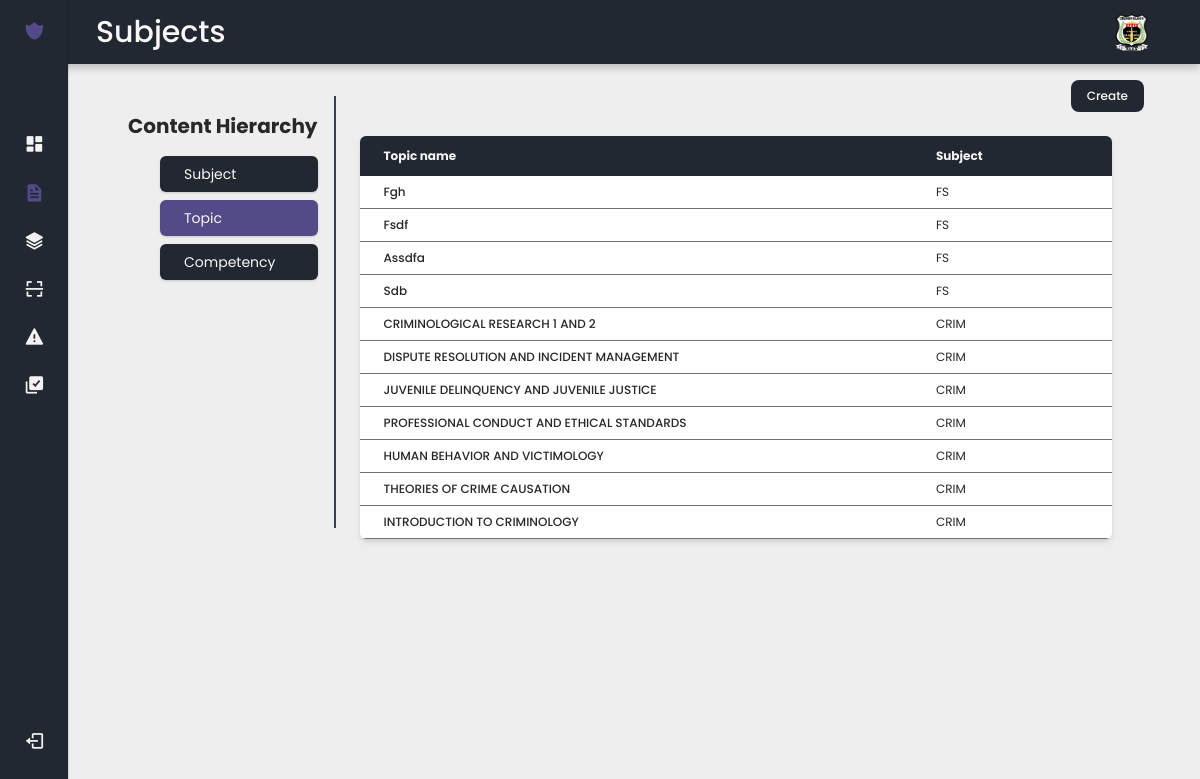
The page /masterfile/topic/ (signed in) on the database its author committed.
### criminology/models.py (models this page shows, shortened)
class Topic(models.Model):
  id = models.AutoField(primary_key=True)
  subject_topic = models.ForeignKey(Subject, on_delete=models.CASCADE)
  topic_name = models.CharField(max_length=200)
  @property
  def subjectcode(self):
    return self.subject_topic.subject_code

class Subject(models.Model):
  id = models.AutoField(primary_key=True)
  subject_name = models.CharField(max_length=50)
  subject_code = models.CharField(max_length=10, null=True)
  subject_pw = models.IntegerField(default=0)

### criminology/views.py (the view)
# urls.py: path('masterfile/topic/', views.modulestopic, name='modulestopic'),
@login_required(login_url='loginpage')
def modulestopic(request):
    topics = Topic.objects.all().order_by('-id')
    subjects = Subject.objects.all()
    context = {'topics' : topics,
               'subjects' : subjects}
    return render(request, 'assets/masterfilesubject_topic.html', context)

### templates/assets/masterfilesubject_topic.html (shortened to what this page needs)
{% extends "base.html" %}
{% block content %}
{% load static %}
  {% include "includes/modulesnav.html" %}
  <div class="w-full h-full px-6 py-6" id="topicmoduletable">
    <div class="mx-4 my-4 ">
      <div
        hx-get="{% url 'modules_create_topic' %}"
        hx-trigger="click"
        hx-target="#topicmoduletable"
        >
        <button id="btns" type="button" class="text-title-color bg-blue-500 hover:bg-blue-600 font-medium text-xs px-4 py-2 rounded-lg absolute top-0 right-0 mt-2 mr-2">
          Create
        </button>
      </div>
    </div>
      <div class="overflow-x-auto shadow-md sm:rounded-md table-container">
        <table class="w-full text-sm text-left rtl:text-right text-gray-500 dark:text-gray-400">
          <thead class="text-xs dark:text-gray-400 sticky-header">
            <tr>
              <th scope="col" class="flex-1 px-6 py-3">
                Topic name
              </th>
              <th scope="col" class="w-1/4 px-3 py-3">
                Subject
              </th>
            </tr>
          </thead>
          <tbody class="text-xs overflow-y-auto max-h-[300px]" id="restrict_body">
            {% for topic in topics %}
              <tr class="hover-row border-b border-gray-500 dark:border-gray-200 whitespace-no-wrap " onclick="window.location='{% url 'modulestopicupdate' topic.id %}';" style="cursor: pointer;">
                <td class="px-6 py-2 font-medium dark:text-gray-400" style="white-space: nowrap;">
                  {{ topic.topic_name|capfirst|truncatechars:80 }}
                </td>
                <td class="px-3 py-2 dark:text-gray-400" style="white-space: nowrap;">
                  {{ topic.subjectcode|truncatechars:25 }}
                </td>
              </tr>
            {% endfor %}
          </tbody>
        </table>
      </div>
    </div>
  </div>
{% endblock content %}

### static/css/main.css (style rules this page uses)
:root { --header-height: 3.5rem; --nav-width: 219px; --buttons-color: #534a88; --title-color: #F9F7F7; --text-color-light: #f3f3f3; --nav__dropdown-collapse:#2a313b; --text-color-dark: #282729; --body-color: #EEEEEE; --container-color: #222831; --body-font: 'Poppins', sans-serif; --normal-font-size: .938rem; --small-font-size: .75rem; --smaller-font-size: .75rem; --font-medium: 500; --font-semi-bold: 600; --font-large: 700; --z-fixed: 100; }
@media screen and (min-width: 1024px) { :root { --normal-font-size: 1rem; --small-font-size: .875rem; --smaller-font-size: .813rem; } }
#body { margin: var(--header-height) 0 0 0; padding: 1rem 1rem 0; font-family: var(--body-font); font-size: var(--normal-font-size); background-color: var(--body-color); color: var(--title-color); }
#cardbody, #bar_chart_body, #restrict_body, #restricted_header, #restricted_table { background: #fff; }
#restricted_header, #restrict_text , #restrict_body, #cardtext { color: var(--text-color-dark); }
#btns, .buttons_for_ocr { background-color: var(--container-color); transition: background-color 0.15s ease-in; }
@media screen and (min-width: 768px) { #body { padding: 1rem 3rem 0 6rem; } }
.table-container { max-height: 76vh; overflow-y: auto; scrollbar-width: thin; scrollbar-color: var(--title-color) var(--container-color); }
.sticky-header th { position: sticky; top: 0; background-color: var(--container-color); color: var(--text-color-light); }

### rows shown on the page
Topic: topic_name "Fgh", subjectcode "FS"
Topic: topic_name "Fsdf", subjectcode "FS"
Topic: topic_name "Assdfa", subjectcode "FS"
Topic: topic_name "Sdb", subjectcode "FS"
Topic: topic_name "CRIMINOLOGICAL RESEARCH 1 AND 2", subjectcode "CRIM"
Topic: topic_name "DISPUTE RESOLUTION AND INCIDENT MANAGEMENT", subjectcode "CRIM"
Topic: topic_name "JUVENILE DELINQUENCY AND JUVENILE JUSTICE", subjectcode "CRIM"
Topic: topic_name "PROFESSIONAL CONDUCT AND ETHICAL STANDARDS", subjectcode "CRIM"
Topic: topic_name "HUMAN BEHAVIOR AND VICTIMOLOGY", subjectcode "CRIM"
Topic: topic_name "THEORIES OF CRIME CAUSATION", subjectcode "CRIM"
Topic: topic_name "INTRODUCTION TO CRIMINOLOGY", subjectcode "CRIM"
